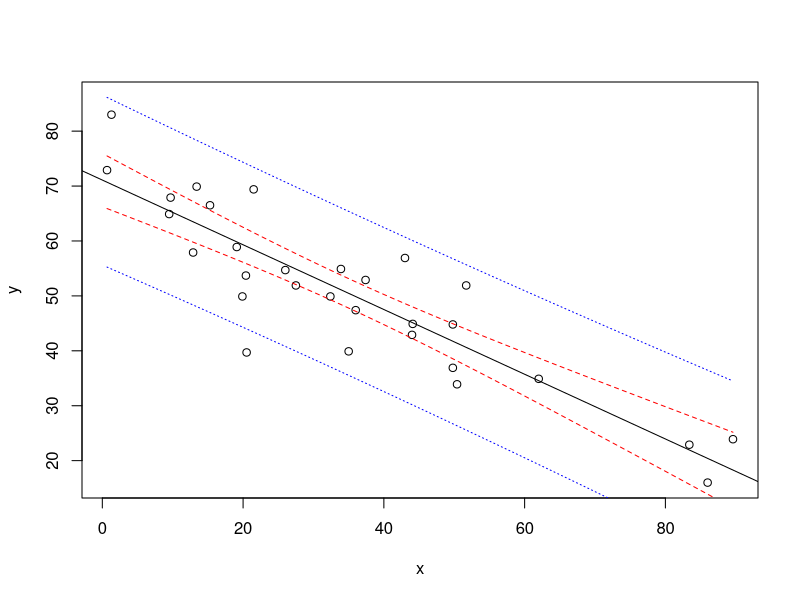

Generate this figure with R:
## ---- chunk 1
porsche <- read.csv("../data/PorschePrice.csv", header = TRUE)
attach(porsche)
## ---- chunk 2
porsche.lm <- lm(Price ~ Mileage, data = porsche)
## ---- chunk 3
summary(porsche.lm)
## ---- chunk 4
confint(porsche.lm, level = .95)
## ---- chunk 5
confint(porsche.lm, 1)
confint(porsche.lm, 2)
## ---- chunk 6
cor(Mileage, Price)
cor(Mileage, Price)^2
## ---- chunk 7
newData <- data.frame(Mileage = 50)
predict(porsche.lm, newData, interval = "confidence", level = .95)
## ---- chunk 8
predict(porsche.lm, newData, interval = "prediction", level = .95)
## ---- chunk 9
predict.plots <- function(x,y, conf.level=.95) { 
  # x = explanatory variable; 
  # y = response variable. 
  model <- lm(y ~ x) 
  new <- seq(min(x), max(x), length = 101) 
  CI <- predict(model, list(x = new), int = "confidence", level = conf.level) 
  PI <- predict(model, list(x = new), int = "prediction", level = conf.level) 
  plot(x, y, ylim = range(y, PI[ , 3])) 
  abline(model) # to obtain solid regression line 
  points(new, CI[ , 2], type = "l", col = "red", lty = 2) 
  points(new, CI[ , 3], type = "l", col = "red", lty = 2) 
  points(new, PI[ , 2], type = "l", col = "blue", lty = 3) 
  points(new, PI[ , 3], type = "l", col = "blue", lty = 3) 
}
## ---- chunk 10
predict.plots(Mileage, Price)
